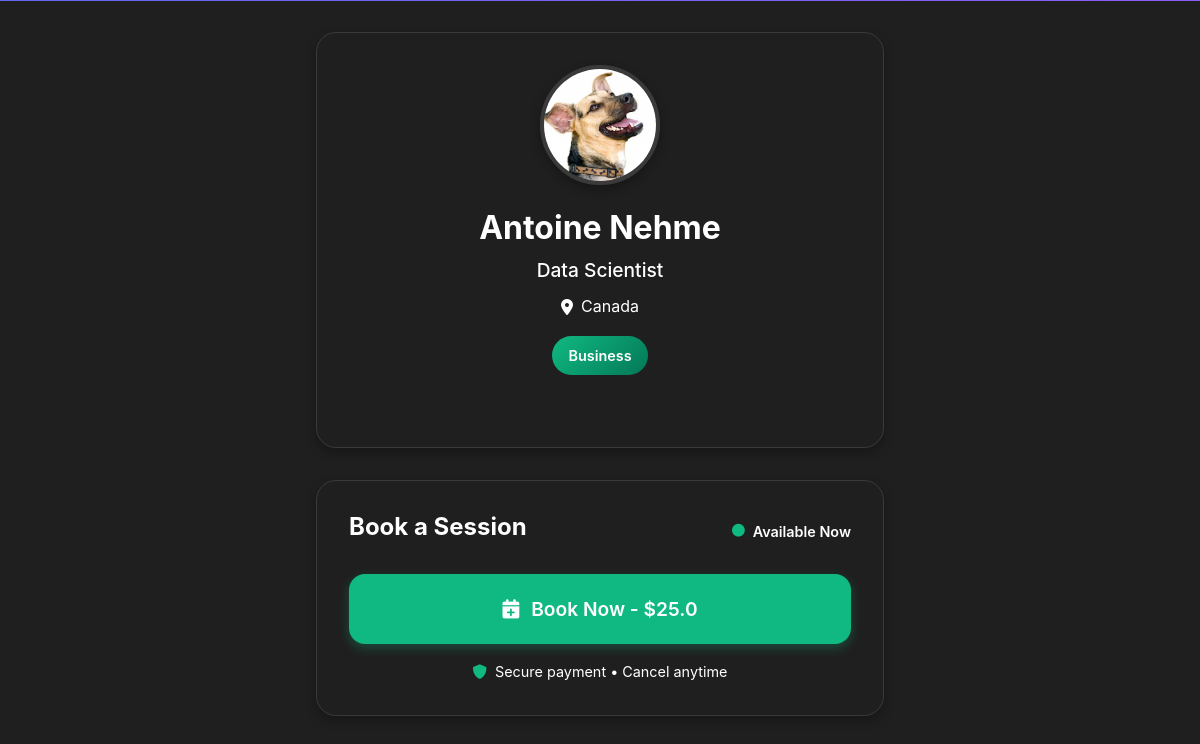
The app's page /user/antoine, older data.
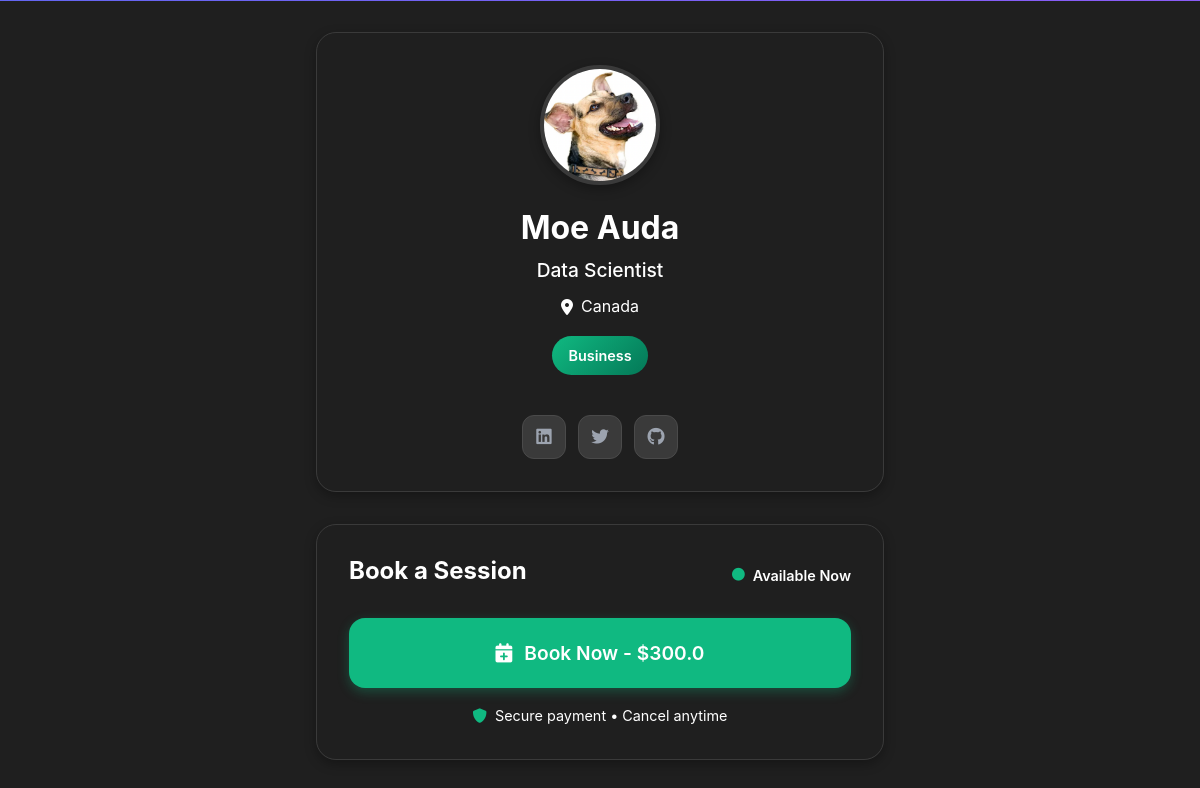
The same page, newer data.
### models.py (models this page shows, shortened)
class User(UserMixin, db.Model):
    id = db.Column(db.Integer, primary_key=True)
    username = db.Column(db.String(64), unique=True, nullable=False)
    email = db.Column(db.String(120), unique=True, nullable=False)
    password_hash = db.Column(db.String(256))
    full_name = db.Column(db.String(100))
    phone = db.Column(db.String(20))
    bio = db.Column(db.Text)
    industry = db.Column(db.String(100))
    profession = db.Column(db.String(100))
    skills = db.Column(db.String(200))  # Legacy field - keeping for backward compatibility
    skills_1 = db.Column(db.String(100))  # Primary skill
    skills_2 = db.Column(db.String(100))  # Secondary skill
    skills_3 = db.Column(db.String(100))  # Tertiary skill
    location = db.Column(db.String(100))
    background_image_url = db.Column(db.String(500))
    hourly_rate = db.Column(db.Float, default=0.0)
    currency = db.Column(db.String(3), default='USD')
    rating = db.Column(db.Float, default=0.0)
    rating_count = db.Column(db.Integer, default=0)
    is_available = db.Column(db.Boolean, default=True)
    is_featured_user = db.Column(db.Boolean, default=False)
    created_at = db.Column(db.DateTime, default=datetime.now(EASTERN_TIMEZONE))
    specialty_tags = db.Column(db.Text)  # JSON string of specialty tags
    profile_picture = db.Column(db.String(255))  # Path to profile picture
    background_color = db.Column(db.String(7), default='#f7faff')  # Hex color code
    primary_color = db.Column(db.String(7), default='#667eea')  # Primary brand color
    secondary_color = db.Column(db.String(7), default='#764ba2')  # Secondary brand color
    font_family = db.Column(db.String(50), default='Inter')  # Font family preference
    font_size = db.Column(db.Integer, default=16)  # Font size preference
    profile_layout = db.Column(db.String(20), default='modern')  # Layout preference
    donation_text = db.Column(db.Text)  # Text for donation/booking info
    embedding = db.Column(db.LargeBinary)  # Store numpy array as binary
    linkedin_url = db.Column(db.String(200))
    twitter_url = db.Column(db.String(200))
    github_url = db.Column(db.String(200))
    instagram_url = db.Column(db.String(200))
    facebook_url = db.Column(db.String(200))
    youtube_url = db.Column(db.String(200))
    snapchat_url = db.Column(db.String(200))
    website_url = db.Column(db.String(200))
    stripe_account_id = db.Column(db.String(100))  # Stripe Connect account ID
    stripe_account_status = db.Column(db.String(50), default='pending')  # pending, active, restricted, disabled
    payout_enabled = db.Column(db.Boolean, default=False)  # Whether user can receive payouts
    payout_schedule = db.Column(db.String(20), default='weekly')  # daily, weekly, monthly
    total_earnings = db.Column(db.Float, default=0.0)  # Total earnings before platform fees
    total_payouts = db.Column(db.Float, default=0.0)  # Total amount paid out
    pending_balance = db.Column(db.Float, default=0.0)  # Current pending balance
    language = db.Column(db.String(10), default='en')  # Language preference
    timezone = db.Column(db.String(50), default='America/New_York')  # Timezone preference
    email_notifications = db.Column(db.Boolean, default=True)  # Email notifications preference
    service_description = db.Column(db.Text)  # Description of 1-on-1 sessions
    session_duration = db.Column(db.Integer, default=30)  # Session duration in minutes
    content_description = db.Column(db.Text)  # Description of premium content
    content_categories = db.Column(db.String(200))  # Categories of content offered
    google_calendar_connected = db.Column(db.Boolean, default=False)  # Whether user has connected Google Calendar
    google_calendar_token = db.Column(db.Text)  # Encrypted Google Calendar access token
    google_calendar_refresh_token = db.Column(db.Text)  # Encrypted Google Calendar refresh token
    google_calendar_id = db.Column(db.String(100))  # Primary Google Calendar ID to sync with
    referral_code = db.Column(db.String(20), unique=True)  # User's unique referral code
    referred_by = db.Column(db.Integer, db.ForeignKey('user.id'))  # User who referred this user
    total_referral_earnings = db.Column(db.Float, default=0.0)  # Total earnings from referrals
    referral_count = db.Column(db.Integer, default=0)  # Number of successful referrals

### routes.py (the view)
@app.route('/user/<username>')
def public_user_profile(username):
    user = User.query.filter_by(username=username).first_or_404()
    availability_rules = AvailabilityRule.query.filter_by(user_id=user.id).all()
    return render_template('user_profile_ultra_simple.html', user=user, availability_rules=availability_rules)

### templates/user_profile_ultra_simple.html (shortened to what this page needs)
<!DOCTYPE html>
<html lang="en">
<head>
    <link href="https://cdn.jsdelivr.net/npm/bootstrap@5.3.0/dist/css/bootstrap.min.css" rel="stylesheet">
    <link rel="stylesheet" href="https://cdnjs.cloudflare.com/ajax/libs/font-awesome/6.0.0/css/all.min.css">
    <link rel="stylesheet" href="{{ url_for('static', filename='css/style.css') }}">
    <link rel="stylesheet" href="{{ url_for('static', filename='css/profile.css') }}">
</head>
<body>
    <div class="profile-container">
        <div class="profile-header">
            <div class="profile-image-container">
                <img src="{{ user.profile_picture or url_for('static', filename='img/default-avatar.svg') }}"
                     alt="{{ user.full_name or user.username }}"
                     class="profile-hero-image">
            </div>
            <h1 class="profile-hero-name">{{ user.full_name or user.username }}</h1>
            {% if user.profession %}
            <p class="profile-hero-title">{{ user.profession }}</p>
            {% endif %}
            {% if user.location %}
            <p class="profile-hero-location">
                <i class="fas fa-map-marker-alt"></i>
                {{ user.location }}
            </p>
            {% endif %}
            {% if user.industry %}
            <div class="industry-badge">{{ user.industry }}</div>
            {% endif %}
            <div class="profile-social-icons">
                {% if user.linkedin_url %}
                <a href="{{ user.linkedin_url }}" target="_blank" class="social-icon">
                    <i class="fab fa-linkedin"></i>
                </a>
                {% endif %}
                {% if user.twitter_url %}
                <a href="{{ user.twitter_url }}" target="_blank" class="social-icon">
                    <i class="fab fa-twitter"></i>
                </a>
                {% endif %}
                {% if user.github_url %}
                <a href="{{ user.github_url }}" target="_blank" class="social-icon">
                    <i class="fab fa-github"></i>
                </a>
                {% endif %}
            </div>
        </div>
        <div class="booking-section">
            <div class="booking-header">
                <h2 class="booking-title">Book a Session</h2>
                <div class="availability-status">
                    <i class="fas fa-circle"></i>
                    <span>Available Now</span>
                </div>
            </div>
            {% if current_user.is_authenticated %}
            <a href="{{ url_for('user_booking_times', username=user.username) }}" class="book-now-btn">
                <i class="fas fa-calendar-plus"></i>
                <span>Book Now - ${{ user.hourly_rate or 0 }}</span>
            </a>
            {% else %}
            <button class="book-now-btn" onclick="showLoginModal()">
                <i class="fas fa-calendar-plus"></i>
                <span>Book Now - ${{ user.hourly_rate or 0 }}</span>
            </button>
            {% endif %}
            <div class="booking-footer">
                <p class="booking-note">
                    <i class="fas fa-shield-alt"></i>
                    Secure payment • Cancel anytime
                </p>
            </div>
        </div>
    </div>
</body>
</html>

Row changes from the older to the newer data that the page shows:
changed User "Data Scientist": full_name "Antoine Nehme" → "Moe Auda"; linkedin_url empty → "vwfw" (drawn); twitter_url empty → "fwef" (drawn); github_url empty → "fwef" (drawn); hourly_rate "25.0" → "300.0"
